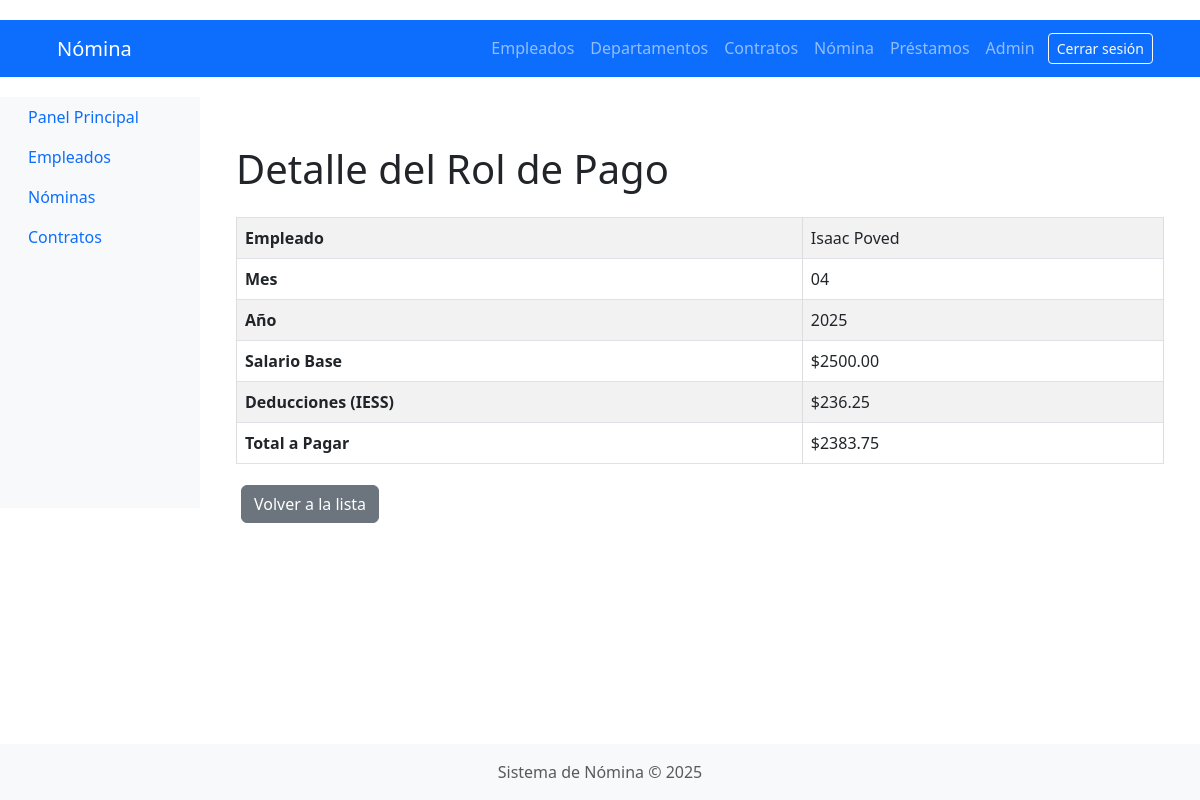
The app's page /payroll/detalle/12/ (signed in) with its own data.
### payroll/models.py (models this page shows, shortened)
class Rol(models.Model):
    empleado = models.ForeignKey(Empleado, on_delete=models.CASCADE)
    mes = models.CharField(max_length=20)
    anio = models.IntegerField()
    salario_base = models.DecimalField(max_digits=10, decimal_places=2, default=0)
    horas_extra = models.DecimalField(max_digits=10, decimal_places=2, default=0)
    bono = models.DecimalField(max_digits=10, decimal_places=2, default=0)
    tot_ing = models.DecimalField(max_digits=10, decimal_places=2, default=0)
    iess = models.DecimalField(max_digits=10, decimal_places=2, default=0)
    tot_des = models.DecimalField(max_digits=10, decimal_places=2, default=0)
    neto = models.DecimalField(max_digits=10, decimal_places=2, default=0)
    class Meta:
        unique_together = ('empleado', 'mes', 'anio')  # Evitar duplicados

### employees/models.py (models this page shows, shortened)
class Empleado(models.Model):
    SEXO_CHOICES = [
        ('M', 'Masculino'),
        ('F', 'Femenino'),
    ]
    cedula = models.CharField(max_length=10, unique=True, null=True)
    nombre = models.CharField(max_length=100)
    apellido = models.CharField(max_length=100)
    sexo = models.CharField(max_length=1, choices=SEXO_CHOICES, default='M')  # Campo agregado
    cargo = models.ForeignKey(Cargo, on_delete=models.CASCADE)
    departamento = models.ForeignKey(Departamento, on_delete=models.CASCADE)
    tipo_contrato = models.ForeignKey(TipoContrato, on_delete=models.CASCADE)
    fecha_ingreso = models.DateField()
    salario = models.DecimalField(max_digits=10, decimal_places=2)
    def __str__(self):
        return f"{self.nombre} {self.apellido}"

### payroll/views.py (the view)
# urls.py: path('detalle/<int:pk>/', detalle_rol_pago, name='detalle_rol_pago'),
@login_required
def detalle_rol_pago(request, pk):
    rol = get_object_or_404(Rol, pk=pk)
    return render(request, 'payroll/payroll_detail.html', {'rol': rol})

### templates/payroll/payroll_detail.html (shortened to what this page needs)
{% extends 'base.html' %}
{% block content %}
<div class="container mt-5">
    <h1 class="mb-4">Detalle del Rol de Pago</h1>
    <table class="table table-striped table-bordered">
        <tr>
            <th>Empleado</th>
            <td>{{ rol.empleado }}</td>
        </tr>
        <tr>
            <th>Mes</th>
            <td>{{ rol.mes }}</td>
        </tr>
        <tr>
            <th>Año</th>
            <td>{{ rol.anio }}</td>
        </tr>
        <tr>
            <th>Salario Base</th>
            <td>${{ rol.salario_base|floatformat:2 }}</td>
        </tr>
        <tr>
            <th>Deducciones (IESS)</th>
            <td>${{ rol.iess|floatformat:2 }}</td>
        </tr>
        <tr>
            <th>Total a Pagar</th>
            <td>${{ rol.neto|floatformat:2 }}</td>
        </tr>
    </table>
    <a href="{% url 'listar_roles_pago' %}" class="btn btn-secondary">Volver a la lista</a>
</div>
{% endblock %}

### static/css/styles.css (style rules this page uses)
body { font-family: 'Arial', sans-serif; margin: 0; padding: 0; background-color: #f4f4f4; }
.container { width: 80%; margin: auto; overflow: hidden; }
h1, h2, h3 { color: #35424a; }
.table { width: 100%; margin: 20px 0; border-collapse: collapse; }
.table th, .table td { padding: 10px; border: 1px solid #dddddd; text-align: left; }
.table th { background: #35424a; color: #ffffff; }
.btn { display: inline-block; padding: 10px 15px; margin: 5px; border: none; border-radius: 5px; cursor: pointer; }

### records on screen
Rol: empleado "Isaac Poved", mes "04", anio "2025", salario_base "2500.00", iess "236.25", neto "2383.75"

### other values on screen
{{ year|default:2025 }} "2025"
